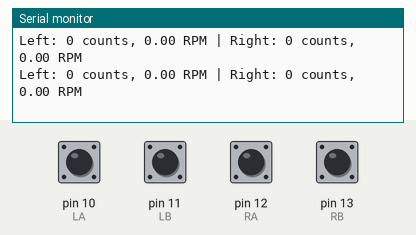
This sketch was run on a simulated Arduino Uno, built for the host (arithmetic inside an expression is 32-bit, double 64-bit). Shown: the last lines printed to the serial monitor. Inputs (shaded band) come from the test bench; at power-on: pin 10 (LA), pin 11 (LB), pin 12 (RA), pin 13 (RB) HIGH.

Above: at 1.2 s.
1.3 s: pin 10 (LA) pulled LOW for 1 s
At 1.68 s:
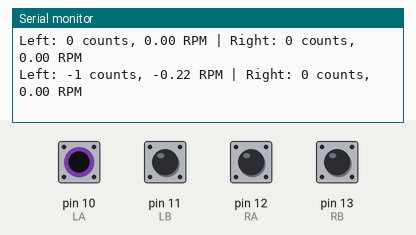
3.8 s: pin 12 (RA) pulled LOW for 1 s
At 4.18 s:
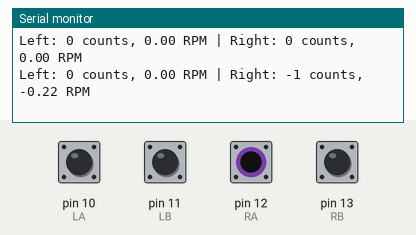
Timing chart, 0 to 6.8 s (numbered marks = the images above; inputs shaded):
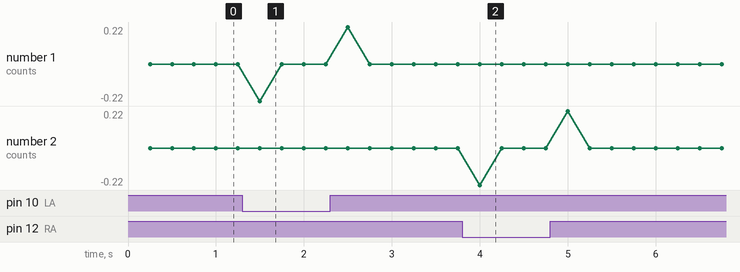

Measured:
- after the input at 1.3 s, the serial monitor: prints a new line after 0.20 s (image 1)
- after the input at 3.8 s, the serial monitor: prints a new line after 0.20 s (image 2)

The sketch:

EncoderReads.ino
```cpp
const int LA = 10;
const int LB = 11;
const int RA = 12;
const int RB = 13;

volatile long leftCount = 0;
volatile long rightCount = 0;

const float COUNTS_PER_REV = 1092.0;
const unsigned long INTERVAL = 250;

void ARDUINO_ISR_ATTR leftEncoder() {
  if (digitalRead(LA) == digitalRead(LB))
    leftCount++;
  else
    leftCount--;
}

void ARDUINO_ISR_ATTR rightEncoder() {
  if (digitalRead(RA) == digitalRead(RB))
    rightCount++;
  else
    rightCount--;
}

void setup() {
  Serial.begin(115200);

  pinMode(LA, INPUT_PULLUP);
  pinMode(LB, INPUT_PULLUP);
  pinMode(RA, INPUT_PULLUP);
  pinMode(RB, INPUT_PULLUP);

  attachInterrupt(LA, leftEncoder, CHANGE);
  attachInterrupt(RA, rightEncoder, CHANGE);

  Serial.println("Dual Encoder Test Started");
}

void loop() {
  static unsigned long lastTime = millis();
  static long previousLeft = 0;
  static long previousRight = 0;

  unsigned long now = millis();

  if (now - lastTime >= INTERVAL) {
    noInterrupts();
    long left = leftCount;
    long right = rightCount;
    interrupts();

    float dt = (now - lastTime) / 60000.0;

    float leftRPM =
      (left - previousLeft) / COUNTS_PER_REV / dt;

    float rightRPM =
      (right - previousRight) / COUNTS_PER_REV / dt;

    Serial.print("Left: ");
    Serial.print(left);
    Serial.print(" counts, ");
    Serial.print(leftRPM);
    Serial.print(" RPM | Right: ");
    Serial.print(right);
    Serial.print(" counts, ");
    Serial.print(rightRPM);
    Serial.println(" RPM");

    previousLeft = left;
    previousRight = right;
    lastTime = now;
  }
}
```
